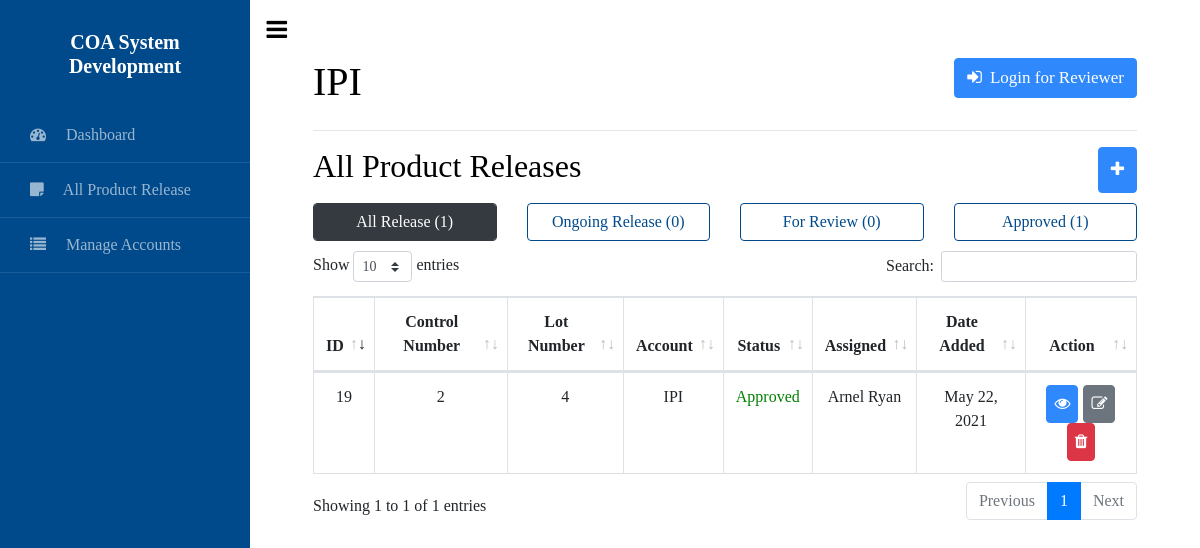
Page /productrelease.php?account=IPI&status=All on the committed database.
### tables this page shows
CREATE TABLE `productrelease` (
  `id` int(11) NOT NULL,
  `product_name` varchar(60) NOT NULL,
  `account` varchar(50) NOT NULL,
  `manufactured_quantity` varchar(30) NOT NULL,
  `control_num` varchar(30) NOT NULL,
  `created_by` varchar(50) NOT NULL,
  `assign_to` varchar(50) NOT NULL,
  `po_num` varchar(30) NOT NULL,
  `status` varchar(20) NOT NULL,
  `customer_name` varchar(50) NOT NULL,
  `manufacture_date` date NOT NULL,
  `rev_num` varchar(30) NOT NULL,
  `expiration_date` date NOT NULL,
  `lot_num` varchar(30) NOT NULL,
  `serving_size` varchar(30) NOT NULL,
  `item_num` varchar(30) NOT NULL,
  `serving_per` varchar(30) NOT NULL,
  `physicaltest` text NOT NULL,
  `physicalspecification` text NOT NULL,
  `physicalmethod` text NOT NULL,
  `physicalresults` text NOT NULL,
  `chemicaltest` text NOT NULL,
  `chemicalunit` text NOT NULL,
  `chemicalmin` text NOT NULL,
  `chemicalmax` text NOT NULL,
  `chemicalinput` text NOT NULL,
  `heavymetaltest` text NOT NULL,
  `heavymetalug` text NOT NULL,
  `heavymetalinput` text NOT NULL,
  `microbiologicaltest` text NOT NULL,
  `microbiologicalcfu` text NOT NULL,
  `microbiologicalinput` text NOT NULL,
  `comment` text NOT NULL,
  `date_added` date NOT NULL DEFAULT current_timestamp(),
  `date_modified` date NOT NULL DEFAULT current_timestamp(),
  `coa` varchar(15) NOT NULL,
  `batchrecord` varchar(15) NOT NULL,
  `ftir` varchar(15) NOT NULL,
  `preparedname` varchar(200) NOT NULL,
  `prepareddescription` varchar(200) NOT NULL,
  `reviewedname` varchar(200) NOT NULL,
  `revieweddescription` varchar(200) NOT NULL,
  `approvedname` varchar(200) NOT NULL,
  `approveddescription` varchar(200) NOT NULL,
  `authorizedname` varchar(200) NOT NULL,
  `authorizeddescription` varchar(200) NOT NULL
);

### function/main.php (called while the page is built, shortened)
<?php
if (isset($_GET['account']) && isset($_GET['status'])) {
	$account = $_GET['account'];
	$status = $_GET['status'];
	if ($status == "All") {
		$productreleasetable = $link->query("SELECT id,control_num,assign_to,lot_num,account,status,date_added,date_modified FROM productrelease WHERE account = '$account'") or die($link->error);
$link->query("SELECT id,product_name FROM productrelease WHERE account = '$account'") or die($link->error);
	}
	$statusdisplayalltemp = $link->query("SELECT status,COUNT(id) FROM `productrelease` WHERE account = '$account'") or die($link->error);
	$statusdisplayall = $statusdisplayalltemp->fetch_assoc();
	$statusdisplayongoingtemp = $link->query("SELECT status,COUNT(id) FROM `productrelease` WHERE account = '$account' && status = 'Ongoing'") or die($link->error);
	$statusdisplayongoing = $statusdisplayongoingtemp->fetch_assoc();
	$statusdisplayforreviewtemp = $link->query("SELECT status,COUNT(id) FROM `productrelease` WHERE account = '$account' && status = 'For Review'") or die($link->error);
	$statusdisplayforreview = $statusdisplayforreviewtemp->fetch_assoc();
	$statusdisplayapprovedtemp = $link->query("SELECT status,COUNT(id) FROM `productrelease` WHERE account = '$account' && status = 'Approved'") or die($link->error);
	$statusdisplayapproved = $statusdisplayapprovedtemp->fetch_assoc();
}
?>

### function/usercheck.php (called while the page is built, shortened)
<?php
  $usersession = 0;
 ?>

### productrelease.php (the view, shortened to what this page needs)
<?php
include 'includes/header.php';
include 'function/usercheck.php';
include 'function/main.php';
?>
<body>
	<div class="wrapper d-flex align-items-stretch">
    <nav id="sidebar" style="background: #004A8B;">
      <div class="custom-menu">
        <button type="button" id="sidebarCollapse" class="btn btn-primary">
            <i class="fa fa-bars"></i>
          </button>
      </div>
      <div class="text-center">
        <h1 style="padding-top: 20px;"><a href="index.php" class="logo" style="background: #004A8B;">COA System Development</a></h1>
      </div>
      <ul class="list-unstyled components mb-5">
        <li>
          <a href="index.php"><span class="fa fa-tachometer mr-3"></span> Dashboard</a>
        </li>
        <li>
          <a href="allrelease.php?status=All"><span class="fa fa-sticky-note mr-3"></span> All Product Release</a>
        </li>
        <li>
          <a href="manage-accounts.php"><span class="fa fa-list mr-3"></span> Manage Accounts</a>
        </li>
      </ul>
    </nav>
    <div id="content" class="p-4 p-md-5 pt-5">
      <div class="container">
        <div class="row" style="padding-top: 10px;">
          <div class="col-md-12 d-flex justify-content-between">
            <div><h1><?php echo $account; ?></h1></div>
            <div>
              <?php if ($usersession == 0) { ?>
              <a href="login.php" style="font-size: 17px;" class="btn btn-primary"><span class="fa fa-sign-in mr-2"></span>Login for Reviewer</a>
            <?php } else{ ?>
              <a href="function/logout.php" style="font-size: 17px;" class="btn btn-danger"><span class="fa fa-sign-out mr-2"></span>Logout</a>
            <?php } ?>
            </div>
          </div>
        </div>
        <hr>
        <div class="row">
          <div class="col-md-12 d-flex justify-content-between">
           <h2><?php echo $status; ?> Product Releases</h2>
           <button type="button" class="btn btn-primary" data-toggle="modal" data-target="#addproduct" style="font-size: 17px;">
              <span class="fa fa-plus"></span>
            </button>
          </div>
        </div>
        <div class="row d-flex justify-content-between text-center" style=" padding-top: 10px;">
          <?php if ($status == "All") { ?>
          <div class="col-md-3">
            <a href="productrelease.php?account=<?php echo($account) ?>&status=All" class="btn btn-dark form-control">All Release (<?php echo $statusdisplayall['COUNT(id)']; ?>)</a>
          </div>
          <?php }else{ ?>
          <div class="col-md-3">
            <a href="productrelease.php?account=<?php echo($account) ?>&status=All" class="btn btn-info account-button form-control">All Release (<?php echo $statusdisplayall['COUNT(id)']; ?>)</a>
          </div>
          <?php } ?>
          <?php if ($status == "Ongoing") { ?>
          <div class="col-md-3">
            <a href="productrelease.php?account=<?php echo($account) ?>&status=Ongoing" class="btn btn-dark form-control">Ongoing Release (<?php echo $statusdisplayongoing['COUNT(id)']; ?>)</a>
          </div>
          <?php }else{ ?>
          <div class="col-md-3">
            <a href="productrelease.php?account=<?php echo($account) ?>&status=Ongoing" class="btn btn-info account-button form-control">Ongoing Release (<?php echo $statusdisplayongoing['COUNT(id)']; ?>)</a>
          </div>
          <?php } ?>
          <?php if ($status == "For Review") { ?>
          <div class="col-md-3">
            <a href="productrelease.php?account=<?php echo($account) ?>&status=For Review" class="btn btn-dark form-control">For Review (<?php echo $statusdisplayforreview['COUNT(id)']; ?>)</a>
          </div>
          <?php }else{ ?>
          <div class="col-md-3">
            <a href="productrelease.php?account=<?php echo($account) ?>&status=For Review" class="btn btn-info account-button form-control">For Review (<?php echo $statusdisplayforreview['COUNT(id)']; ?>)</a>
          </div>
          <?php } ?>
          <?php if ($status == "Approved") { ?>
            <div class="col-md-3">
            <a href="productrelease.php?account=<?php echo($account) ?>&status=Approved" class="btn btn-dark form-control">Approved (<?php echo $statusdisplayapproved['COUNT(id)']; ?>)</a>
          </div>
          <?php }else{ ?>
            <div class="col-md-3">
            <a href="productrelease.php?account=<?php echo($account) ?>&status=Approved" class="btn btn-info account-button form-control">Approved (<?php echo $statusdisplayapproved['COUNT(id)']; ?>)</a>
          </div>
          <?php } ?>
        </div>
      </div>
      <div class="container">
        <div class="row" style="padding-bottom: 20px; padding-top: 10px;">
          <div class="col-md-12">
            <div class="table-responsive fixed-table-body">
              <table id="example" class="table table-hover table-bordered">
                <thead class="text-center">
                  <th>ID</th>
                  <th>Control Number</th>
                  <th>Lot Number</th>
                  <th>Account</th>
                  <th>Status</th>
                  <th>Assigned</th>
                  <th>Date Added</th>
                  <th>Action</th>
                </thead>
                <tbody class="text-center">
                  <?php
                  for ($i = 0;$productreleasetablerow = $productreleasetable->fetch_assoc();$i++)
                    { ?>
                  <tr>
                    <td><?php echo $productreleasetablerow['id']; ?></td>
                    <td><?php echo $productreleasetablerow['control_num']; ?></td>
                    <td><?php echo $productreleasetablerow['lot_num']; ?></td>
                    <td><?php echo $productreleasetablerow['account']; ?></td>
                    <td style="color: <?php if ($productreleasetablerow['status'] == "Ongoing") { echo "gray"; } elseif ($productreleasetablerow['status'] == "For Review") { echo "blue"; } elseif ($productreleasetablerow['status'] == "Approved") { echo "green"; } ?>;"><?php echo $productreleasetablerow['status']; ?></td>
                    <td><?php echo $productreleasetablerow['assign_to']; ?></td>
                    <td><?php echo date("F d, Y", strtotime($productreleasetablerow['date_added'])); ?></td>
                    <td style="font-size: 20px;">
                      <a href="#" class="viewicon btn btn-primary" data-toggle="modal" data-target="#viewproduct<?php echo($i) ?>" style="padding-left: 3px; padding-right: 3px;">
                        <i class="fa fa-eye" style="padding-left: 4px;padding-right: 4px;"></i>
                      </a>
                      <a href="#" class="editicon btn btn-secondary" data-toggle="modal" data-target="#editproduct<?php echo($i) ?>" style="padding-left: 3px; padding-right: 3px;">
                        <i class="fa fa-edit" style="padding-left: 4px;padding-right: 4px;"></i>
                      </a>
                           <a href="#" class="deleteicon btn btn-danger" data-toggle="modal" data-target="#deleteproduct<?php echo($i) ?>" style="padding-left: 3px; padding-right: 3px;">
                              <i class="fa fa-trash" style="padding-left: 4px;padding-right: 4px;"></i>
                           </a>
                    </td>
                  </tr>
                <?php } ?>
                </tbody>
              </table>
            </div>
          </div>
        </div>
      </div>
    </div>
  </div>
</body>
<?php include 'includes/footer.php'; ?>

### assets/webstyle/style.css (style rules this page uses)
* { margin: 0; padding: 0; font-family: "Times New Roman"; }
.account-button { width:100%; color: #004A8B; background-color: white; border:bold; border-color: #004A8B; }

### rows in the picture
productrelease: id "19", control_num "2", lot_num "4", account "IPI", status "Approved", assign_to "Arnel Ryan", date_added "May 22, 2021"

### other values in the picture
$account "IPI"
$status "All"
$statusdisplayall['COUNT(id)'] "1"
$statusdisplayongoing['COUNT(id)'] "0"
$statusdisplayforreview['COUNT(id)'] "0"
$statusdisplayapproved['COUNT(id)'] "1"
